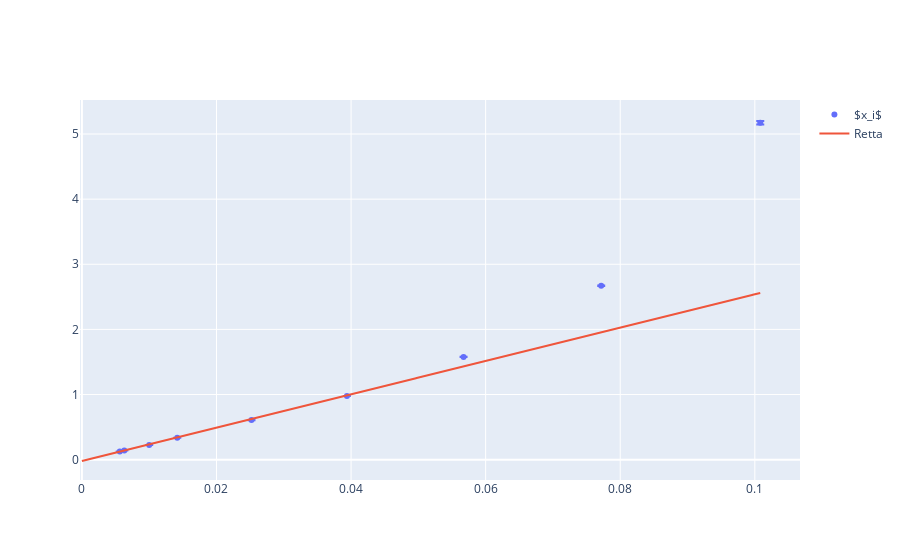

The code cell stored with this chart in its notebook:
### Code cell
g = Grafico(x,layout)

### Figure 1 — Plotly figure (JSON) as saved in the notebook; plotly's stock layout.template omitted (floating-point values rounded to 4 significant figures; data arrays with more than 128 entries replaced by an {"elided": "..."} marker saying what was removed)
{"data": [{"error_x": {"type": "data"}, "error_y": {"array": [3.667e-05, 0.0001016, 0.000367, 0.02767, 1.444e-05, 0.0003406, 9.247e-05, 0.0008919, 0.003745], "type": "data"}, "mode": "markers", "name": "$x_i$", "showlegend": true, "type": "scatter", "x": [0.005625, 0.01417, 0.03938, 0.1008, 0.006304, 0.0252, 0.01, 0.05672, 0.07717], "y": [0.125, 0.3378, 0.9787, 5.173, 0.1406, 0.6069, 0.2253, 1.578, 2.672]}, {"mode": "lines", "name": "Retta", "type": "scatter", "x": {"elided": "1000 float values"}, "y": {"elided": "1000 float values"}}], "layout": {"title": {"text": ""}, "xaxis": {"title": {"text": ""}}, "yaxis": {"title": {"text": ""}}}}
